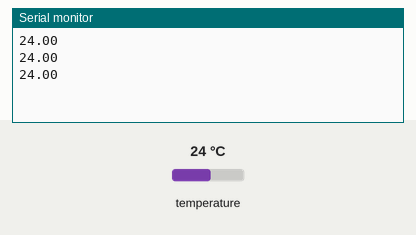
Simulated run of this sketch. Board: Arduino Uno, built with avr-gcc and run on an emulated ATmega328P. On the bench: the last lines printed to the serial monitor. The inputs (shaded band) are chosen by the test bench; at power-on: temperature 24 °C.

Above: at 1.3 s.
1.4 s: temperature set to 12 °C
At 1.9 s:
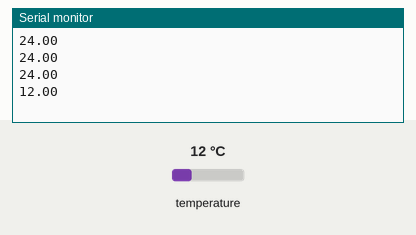
2.9 s: temperature set to 19 °C
At 3.4 s:
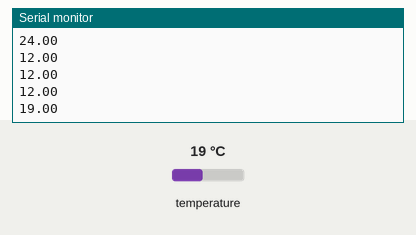
Timing chart, 0 to 5.9 s (numbered marks = the images above; inputs shaded):
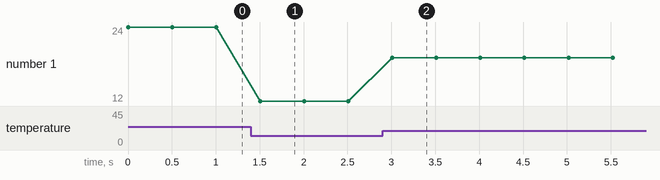

The sketch:

simplebmp280.ino
```cpp
#include <SPI.h>
// Подключаем библиотеки для работы с датчиком BMP280
#include <Wire.h>
#include <Adafruit_BMP280.h>
Adafruit_BMP280 bmp;

uint8_t pp[84]; // Массив значений атм. давления для вывода графика
uint8_t index = 0; // Текущий индекс (точка на графике)

void setup() {
  bmp.begin(); // Инициализация датчика BMP280
  // Настройка режима работы датчика BMP280
  bmp.setSampling(Adafruit_BMP280::MODE_NORMAL,
                  Adafruit_BMP280::SAMPLING_X2,
                  Adafruit_BMP280::SAMPLING_X16,
                  Adafruit_BMP280::FILTER_X16,
                  Adafruit_BMP280::STANDBY_MS_500);
  for(uint8_t i = 0; i < 84; i++) pp[i] = 0; // Обнуляем массив
  Serial.begin(9600);
}

void loop() {
  // Считываем и выводим показания температуры
  float t = bmp.readTemperature();
  Serial.println(t);
  delay(500);
}
```

Measured:
- after the input at 1.4 s, the serial monitor: prints a new line after 0.11 s (image 1)
- after the input at 2.9 s, the serial monitor: prints a new line after 0.11 s (image 2)
- plotted number 1: 24 → 12 after the input at 1.4 s, 12 → 19 after the input at 2.9 s
